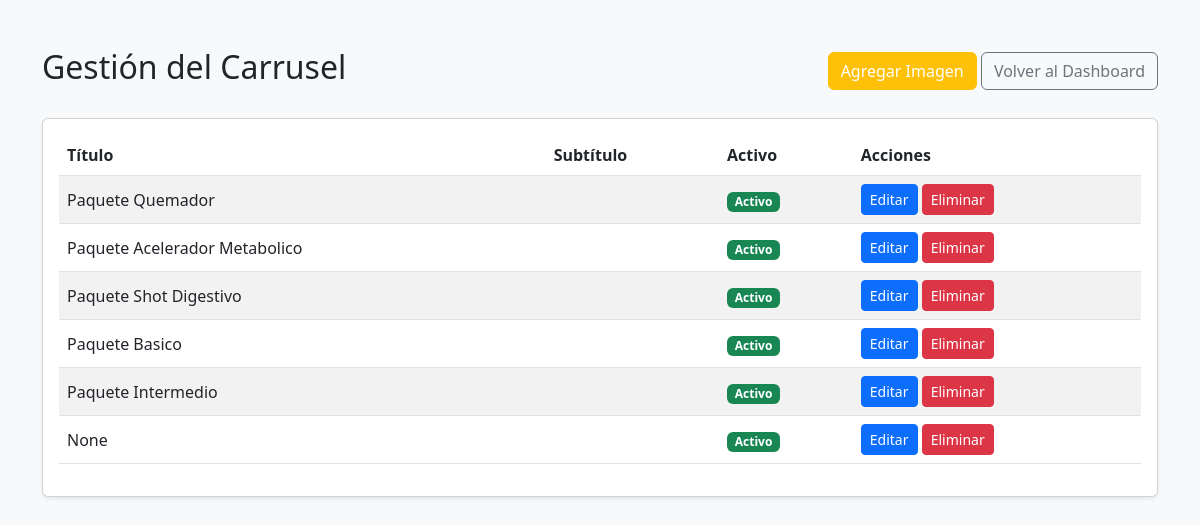
Page /gestion/carrusel/ (signed in) on the committed database.
### productos/models.py (models this page shows, shortened)
class Carrusel(models.Model):
    titulo = models.CharField(max_length=100, blank=True, null=True, verbose_name="Título o Descripción")
    imagen = models.ImageField(upload_to='carrusel/', verbose_name="Imagen del Carrusel")
    activo = models.BooleanField(default=True, verbose_name="¿Mostrar en la página?")
    orden = models.IntegerField(default=0, verbose_name="Orden de aparición")
    class Meta:
        verbose_name = "Imagen de Carrusel"
        verbose_name_plural = "Imágenes de Carrusel"
        ordering = ['orden']

### productos/views.py (the view)
# urls.py: path('gestion/carrusel/', views.gestionar_carrusel, name='gestionar_carrusel'),
@login_required
def gestionar_carrusel(request):
    elementos = Carrusel.objects.all()
    return render(request, 'gestion/carrusel_lista.html', {'elementos': elementos})

### productos/context_processors.py (called while the page is built)
def menu_global(request):
    return {
        'categorias': Categoria.objects.all(),
        'productos_menu': Producto.objects.all()
    }

def cantidad_carrito_context(request):
    carrito = request.session.get('carrito', {})
    total_items = sum(item['cantidad'] for item in carrito.values())
    return {'cantidad_carrito': total_items}

### templates/gestion/carrusel_lista.html (shortened to what this page needs)
<!DOCTYPE html>
<html lang="es">
<head>
    <link href="https://cdn.jsdelivr.net/npm/bootstrap@5.3.0/dist/css/bootstrap.min.css" rel="stylesheet">
</head>
<body class="bg-light">
    <div class="container mt-5">
        <div class="d-flex justify-content-between align-items-center mb-4">
            <h2>Gestión del Carrusel</h2>
            <div>
                <a href="{% url 'agregar_carrusel' %}" class="btn btn-warning text-white">Agregar Imagen</a>
                <a href="{% url 'dashboard_admin' %}" class="btn btn-outline-secondary">Volver al Dashboard</a>
            </div>
        </div>
        <div class="card shadow-sm">
            <div class="card-body">
                <table class="table table-striped align-middle">
                    <thead>
                        <tr>
                            <th>Título</th>
                            <th>Subtítulo</th>
                            <th>Activo</th>
                            <th>Acciones</th>
                        </tr>
                    </thead>
                    <tbody>
                        {% for item in elementos %}
                        <tr>
                            <td>{{ item.titulo }}</td>
                            <td>{{ item.subtitulo }}</td>
                            <td>{% if item.activo %}<span class="badge bg-success">Activo</span>{% else %}<span class="badge bg-secondary">Inactivo</span>{% endif %}</td>
                            <td>
                                <a href="{% url 'editar_carrusel' item.id %}" class="btn btn-sm btn-primary">Editar</a>
                                <a href="{% url 'eliminar_carrusel' item.id %}" class="btn btn-sm btn-danger">Eliminar</a>
                            </td>
                        </tr>
                        {% empty %}
                        <tr><td colspan="4" class="text-center text-muted">No hay imágenes en el carrusel.</td></tr>
                        {% endfor %}
                    </tbody>
                </table>
            </div>
        </div>
    </div>
</body>
</html>

### rows in the picture
Carrusel: titulo "Paquete Quemador", activo "Activo"
Carrusel: titulo "Paquete Acelerador Metabolico", activo "Activo"
Carrusel: titulo "Paquete Shot Digestivo", activo "Activo"
Carrusel: titulo "Paquete Basico", activo "Activo"
Carrusel: titulo "Paquete Intermedio", activo "Activo"
Carrusel: titulo "None", activo "Activo"
